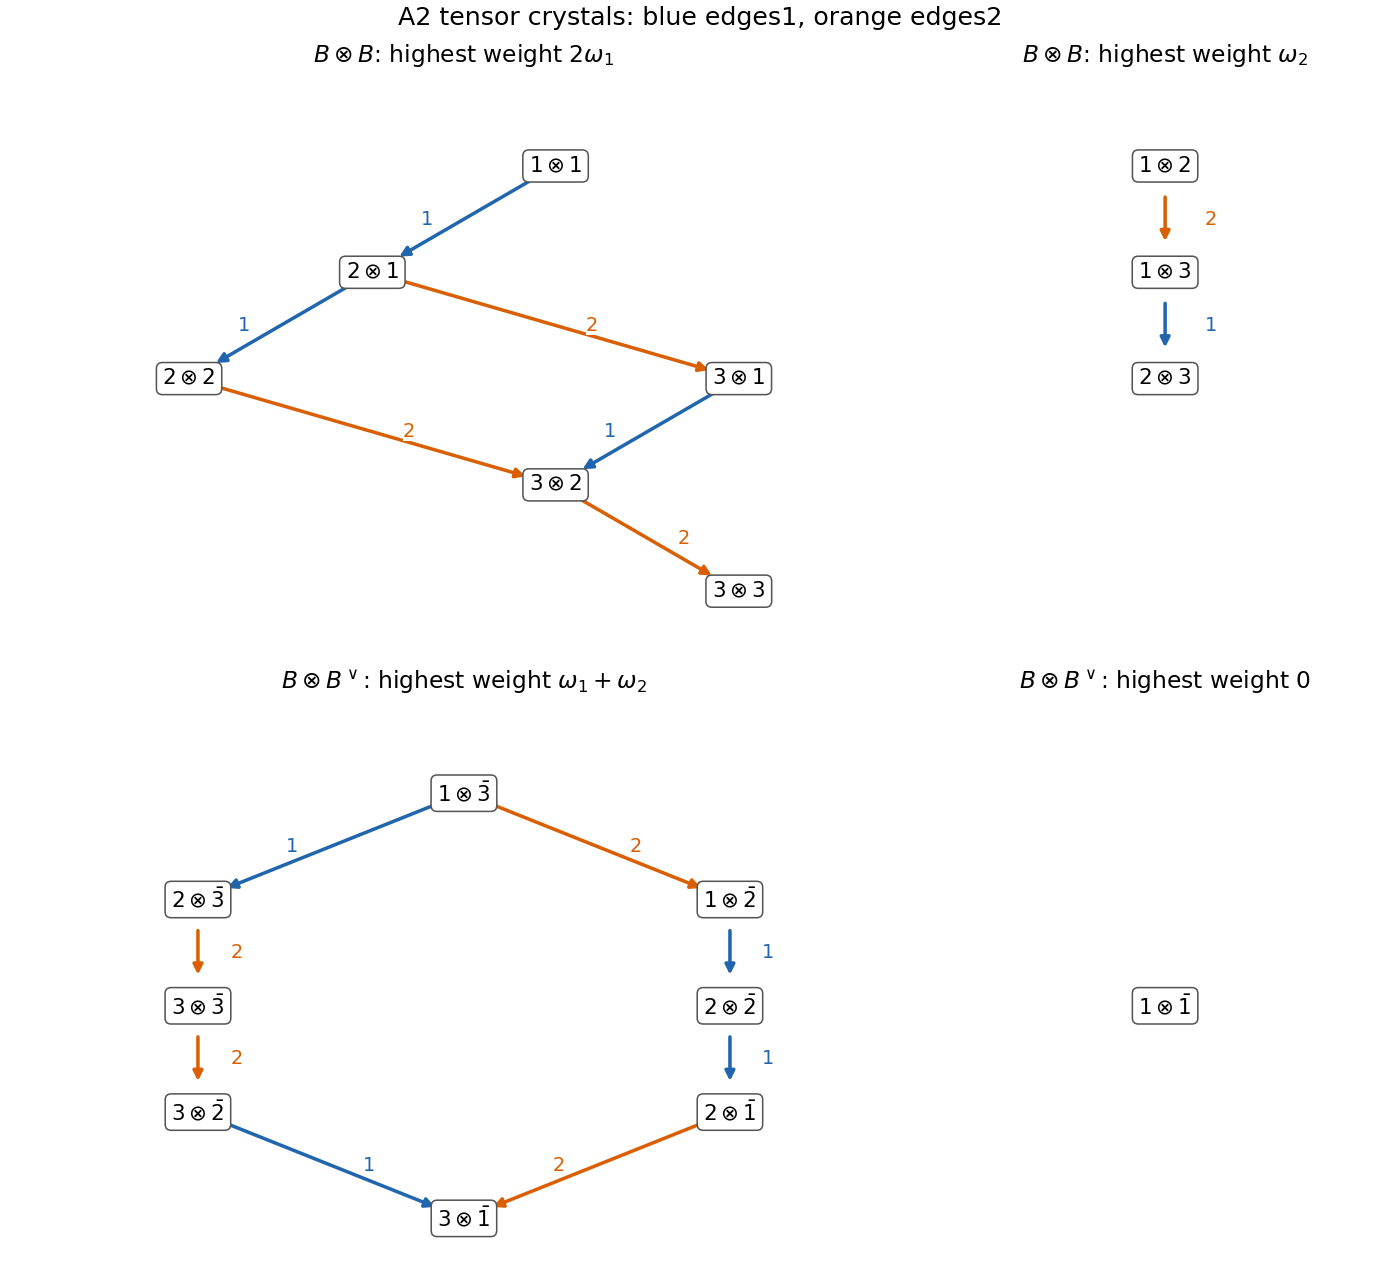

This figure's Python source:
"""Original exam diagram. Tested Python3.14.4/NumPy2.3.5/Matplotlib3.10.7.
Writes its PNG basename only to caller CWD; honors caller MPLCONFIGDIR.
"""
from pathlib import Path
import matplotlib
matplotlib.use('Agg')
import matplotlib.pyplot as plt

COLOURS={1:'#2166ac',2:'#d95f02'}
def graph(ax, positions, labels, edges, title, ylim=None):
    for a,b,i in edges:
        x,y=positions[a];xx,yy=positions[b]
        ax.annotate('',(xx,yy),(x,y),arrowprops={'arrowstyle':'-|>','color':COLOURS[i],'lw':1.8,'shrinkA':16,'shrinkB':16})
        dx,dy=xx-x,yy-y
        off=.13 if dx>=0 else -.13
        ax.text((x+xx)/2+off,(y+yy)/2,str(i),ha='center',va='center',fontsize=10,color=COLOURS[i],bbox={'facecolor':'white','edgecolor':'none','pad':.1})
    for key,(x,y) in positions.items():
        ax.text(x,y,labels[key],ha='center',va='center',fontsize=11,bbox={'boxstyle':'round,pad=.28','facecolor':'white','edgecolor':'#555555','lw':.8},zorder=5)
    xs=[v[0] for v in positions.values()];ys=[v[1] for v in positions.values()]
    ax.set_xlim(min(xs)-.65,max(xs)+.65)
    ax.set_ylim(*(ylim if ylim else (min(ys)-.6,max(ys)+.8)))
    ax.set_title(title,pad=10,fontsize=12)
    ax.axis('off')

fig,axs=plt.subplots(2,2,figsize=(10.0,9.2),gridspec_kw={"width_ratios":[2,1]},layout="constrained")
fig.patch.set_facecolor("white")
graph(axs[0,0],{'1|1': (0, 0), '2|1': (-0.65, -1), '2|2': (-1.3, -2), '3|1': (0.65, -2), '3|2': (0, -3), '3|3': (0.65, -4)},{'1|1': '$1\\otimes 1$', '2|1': '$2\\otimes 1$', '2|2': '$2\\otimes 2$', '3|1': '$3\\otimes 1$', '3|2': '$3\\otimes 2$', '3|3': '$3\\otimes 3$'},[['1|1', '2|1', 1], ['2|1', '2|2', 1], ['2|1', '3|1', 2], ['2|2', '3|2', 2], ['3|1', '3|2', 1], ['3|2', '3|3', 2]],'$B\\otimes B$: highest weight $2\\omega_1$',ylim=(-4.6,.8))
graph(axs[0,1],{'1|2': (0, 0), '1|3': (0, -1), '2|3': (0, -2)},{'1|2': '$1\\otimes 2$', '1|3': '$1\\otimes 3$', '2|3': '$2\\otimes 3$'},[['1|2', '1|3', 2], ['1|3', '2|3', 1]],'$B\\otimes B$: highest weight $\\omega_2$',ylim=(-4.6,.8))
graph(axs[1,0],{'1|b3': (0, 0), '2|b3': (-0.9, -1), '1|b2': (0.9, -1), '3|b3': (-0.9, -2), '2|b2': (0.9, -2), '3|b2': (-0.9, -3), '2|b1': (0.9, -3), '3|b1': (0, -4)},{'1|b3': '$1\\otimes \\bar{3}$', '2|b3': '$2\\otimes \\bar{3}$', '1|b2': '$1\\otimes \\bar{2}$', '3|b3': '$3\\otimes \\bar{3}$', '2|b2': '$2\\otimes \\bar{2}$', '3|b2': '$3\\otimes \\bar{2}$', '2|b1': '$2\\otimes \\bar{1}$', '3|b1': '$3\\otimes \\bar{1}$'},[['1|b3', '2|b3', 1], ['1|b3', '1|b2', 2], ['1|b2', '2|b2', 1], ['2|b3', '3|b3', 2], ['2|b2', '2|b1', 1], ['2|b1', '3|b1', 2], ['3|b3', '3|b2', 2], ['3|b2', '3|b1', 1]],'$B\\otimes B^\\vee$: highest weight $\\omega_1+\\omega_2$',ylim=(-4.6,.8))
graph(axs[1,1],{'1|b1': (0, -2)},{'1|b1': '$1\\otimes \\bar{1}$'},[],'$B\\otimes B^\\vee$: highest weight $0$',ylim=(-4.6,.8))
fig.suptitle("A2 tensor crystals: blue edges1, orange edges2",fontsize=13)
fig.savefig(Path("paper-5-a2-tensors.png"),dpi=140,facecolor="white",transparent=False);plt.close(fig)
